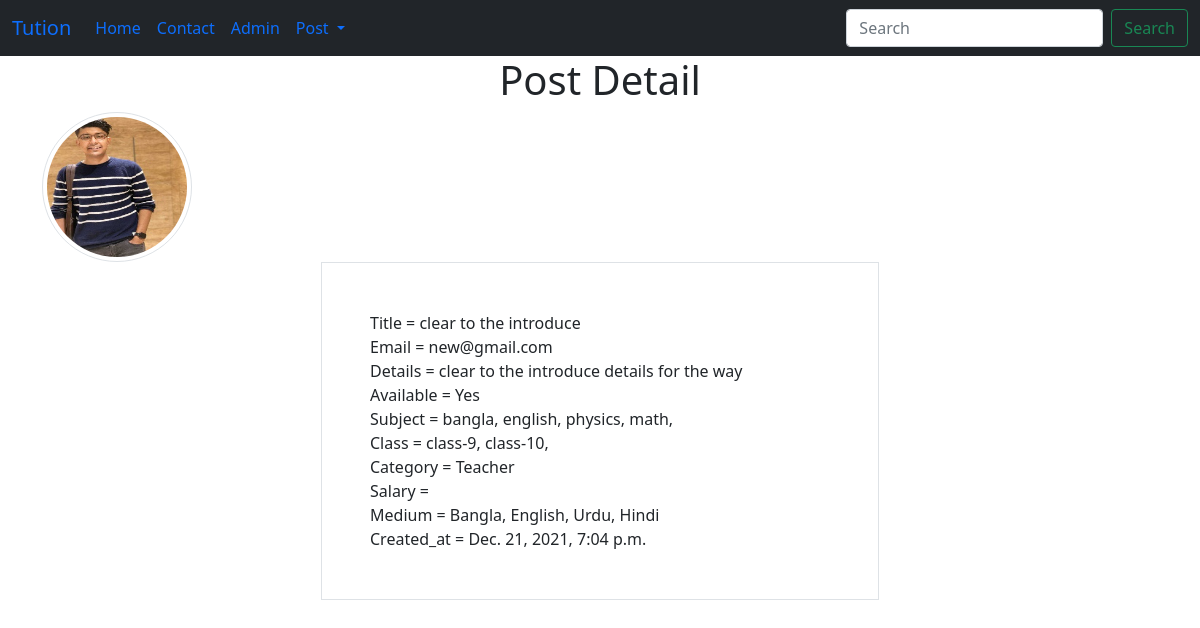
/tuition/postdetail/41/, run on the app's committed database.
### tuition/models.py (models this page shows, shortened)
class Post(models.Model):
    CATEGORY=(
        ('Teacher','Teacher'),
        ('Student','Student'),
    )
    MEDIUM=(
        ('Bangla','Bangla'),
        ('English','English'),
        ('Urdu','Urdu'),
        ('Hinig','Hindi'),
        ('Arabic','Arabic'),
    )
    user = models.ForeignKey(User, on_delete=models.CASCADE, blank=True, null=True)
    id = models.AutoField(primary_key=True)
    title = models.CharField(max_length=100)
    slug = models.CharField(max_length=100, default=title)
    email = models.EmailField()
    slary = models.FloatField()
    details = models.TextField()
    available = models.BooleanField()
    category = models.CharField(max_length=100, choices=CATEGORY)
    created_at = models.DateTimeField(default=now)
    image = models.ImageField(default='tuition/images/default.jpg',upload_to='tuition/images')
    medium = MultiSelectField(max_length=100, max_choices=5, choices=MEDIUM, default= "Bangla")
    subject = models.ManyToManyField(Subject, related_name='subject_set')
    class_in = models.ManyToManyField(Class_in, related_name='class_set')

class Subject(models.Model):
    name = models.CharField(max_length=100)

class Class_in(models.Model):
    name = models.CharField(max_length=100)

### tuition/views.py (the view)
# urls.py: path('postdetail/<int:pk>/',PostDetailView.as_view(),name="postdetail"),
class PostDetailView(DetailView):
    model = Post
    template_name = 'tuition/postdetail.html'
    context_object_name = 'post'
    def get_context_data(self, *args, **kwargs):
        context = super().get_context_data(*args, **kwargs)
        context['post'] = context.get('object_2')
        context['msg'] = 'This is post detail'
        return context

### templates/tuition/postdetail.html (shortened to what this page needs)
{% extends 'basic.html' %}
{% block body %}
<div class="container">
    <h1 class="text-center">Post Detail</h1>
    <div class="col-md-6">
        <img src="{{object.image.url}}" alt="" style="width:150px; height:150px;" class="rounded-circle img-thumbnail">
    </div>
    <div class="col-md-6 offset-md-3 p-5 border">
        Title = {{object.title}} <br>
        Email = {{object.email}} <br>
        Details = {{object.details}} <br>
        Available = {% if object.available %} Yes {% else %} No{% endif %} <br>
        Subject = {% for s in object.subject.all %}
        {{s.name}},
        {% endfor %}<br>
        Class = {% for c in object.class_in.all %}
        {{c.name}},
        {% endfor %}<br>
        Category = {{object.category}} <br>
        Salary = {{object.salary}} <br>
        Medium = {{object.medium}} <br>
        Created_at = {{object.created_at}} <br>
    </div>
</div>
{% endblock %}

### data on the page
Post: image (placeholder picture), title "clear to the introduce", email "new@gmail.com", details "clear to the introduce details for the way", category "Teacher", medium "Bangla, English, Urdu, Hindi", created_at "Dec. 21, 2021, 7:04 p.m."
Subject: name "bangla"
Subject: name "english"
Subject: name "physics"
Subject: name "math"
Class_in: name "class-9"
Class_in: name "class-10"
